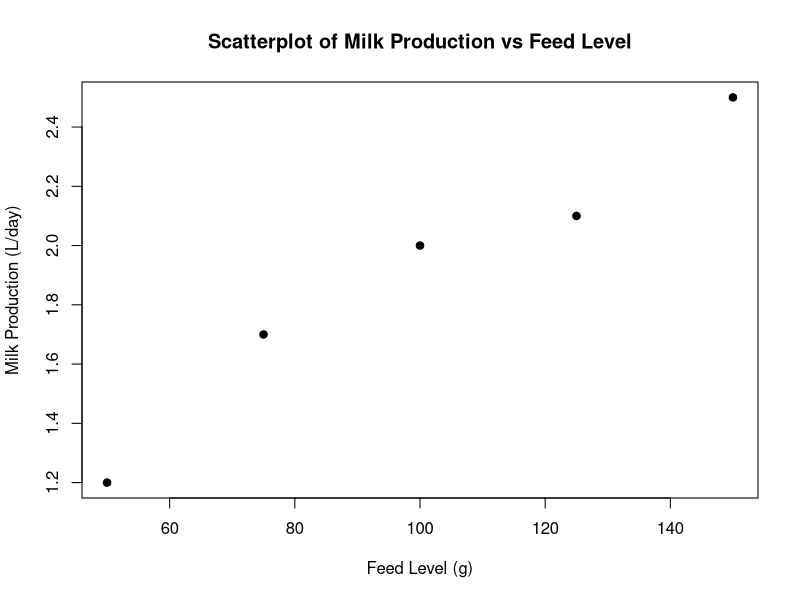
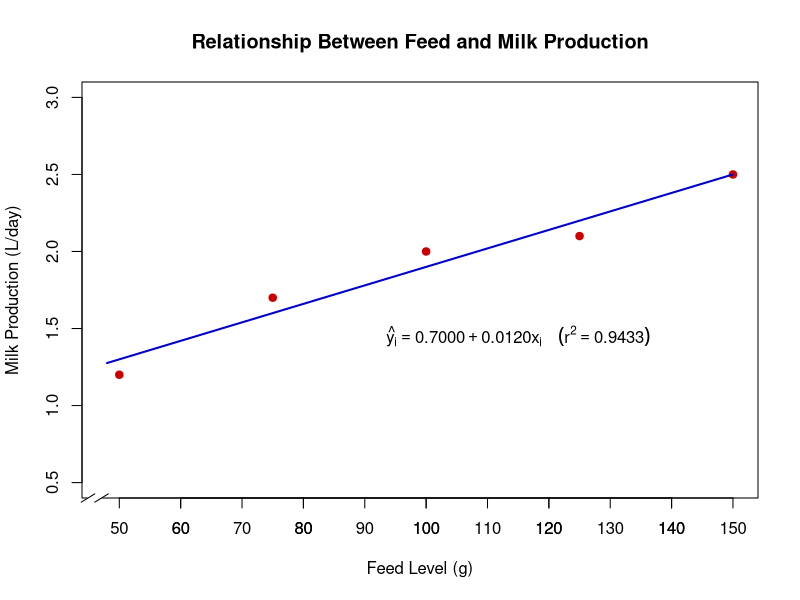
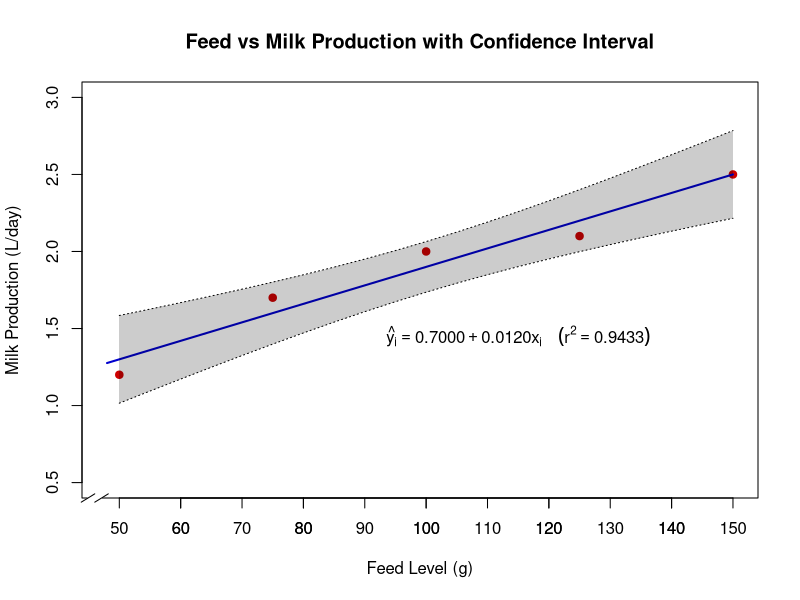
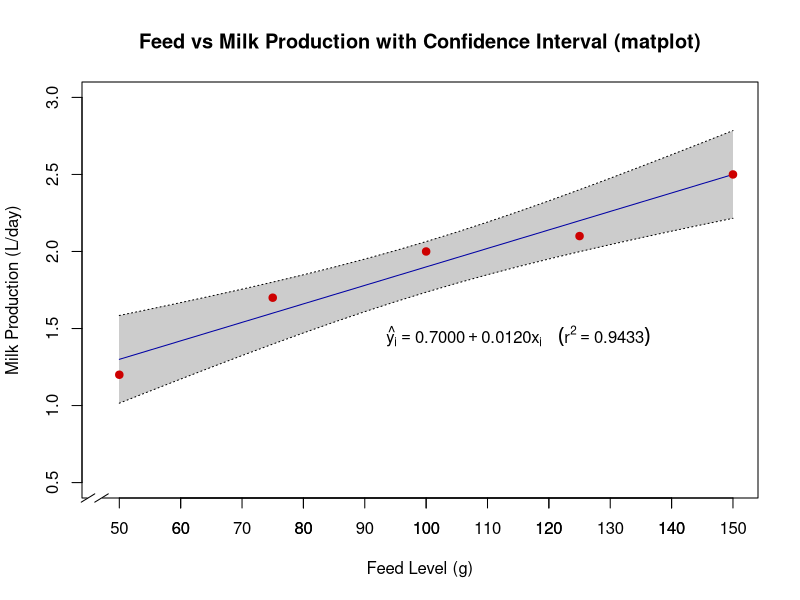

Generate these figures, in order, with R:
## ---- chunk 1
ls()  # List created objects
rm(list = ls())  # Remove all objects
ls()
## ---- chunk 2
x <- c(50, 75, 100, 125, 150)
y <- c(1.2, 1.7, 2.0, 2.1, 2.5)
goat <- data.frame(x, y)
goat
## ---- chunk 3
plot(y ~ x, pch = 19, data = goat,
     main = "Scatterplot of Milk Production vs Feed Level",
     xlab = "Feed Level (g)", ylab = "Milk Production (L/day)")

cor(goat)
## ---- chunk 4
fit1 <- lm(y ~ x)
summary(fit1)
anova(fit1)
fit1$fitted.values
fit1$res

## ---- chunk 5
shapiro.test(fit1$res)
## ---- chunk 6
fit2 <- lm(y ~ x)
summary(fit2)

R2 <- summary(fit2)$adj.r.squared; R2
anova(fit2)
coef(fit2)
confint(fit2)
## ---- chunk 7
QMResid <- anova(fit2)[2, 3]
CV <- 100 * sqrt(QMResid) / mean(y)
CV
## ---- chunk 8
plot(y ~ x, data = goat, pch = 19, col = "red3", 
     xlim = c(48, 150), ylim = c(0.5, 3),
     xlab = "Feed Level (g)", ylab = "Milk Production (L/day)",
     main = "Relationship Between Feed and Milk Production")

axis(1, xaxp = c(50, 150, 10))

# Axis break
require(plotrix)
axis.break(axis = 1, breakpos = 46, bgcol = "white", breakcol = "black",
           style = "slash", brw = 0.02)

# Add regression line
coef.m <- coef(fit2)
curve(coef.m[1] + coef.m[2] * x, add = TRUE, lty = 1, col = "blue3", lwd = 2)

# Equation and R²
co <- format(c(coef(fit2), R2), digits = 4)
text(115, 1.45, label = substitute(hat(y[i]) == b0 + b1 * x[i] ~~~~ (r^2 == r2),
                                   list(b0 = co[1], b1 = co[2], r2 = co[3])))

## ---- chunk 9
plot(y ~ x, data = goat, pch = 19, col = "red3", 
     xlim = c(48, 150), ylim = c(0.5, 3),
     xlab = "Feed Level (g)", ylab = "Milk Production (L/day)",
     main = "Feed vs Milk Production with Confidence Interval")

axis(1, xaxp = c(50, 150, 10))

require(plotrix)
axis.break(axis = 1, breakpos = 46, bgcol = "white", breakcol = "black",
           style = "slash", brw = 0.02)

curve(coef.m[1] + coef.m[2] * x, add = TRUE, lty = 1, col = "blue3", lwd = 2)

# Confidence intervals
xframe <- data.frame(x = seq(50, 150, by = 5))
xa <- xframe$x
ya <- predict(fit2, int = "c", newdata = xframe)

lines(xa, ya[, "lwr"], lty = 3)
lines(xa, ya[, "upr"], lty = 3)

coord <- data.frame(x = c(xa, rev(xa)), y = c(ya[, "lwr"], rev(ya[, "upr"])))
polygon(coord, border = NA, col = adjustcolor("black", alpha = 0.2))

text(115, 1.45, label = substitute(hat(y[i]) == b0 + b1 * x[i] ~~~~ (r^2 == r2),
                                   list(b0 = co[1], b1 = co[2], r2 = co[3])))

## ---- chunk 10
new <- data.frame(x = seq(50, 150, by = 5))
xh <- new$x
yh <- predict(fit2, int = "c", newdata = new)

matplot(xh, yh, lty = c(1, 3, 3), lwd = 1, col = c("blue3", 1, 1), type = "l",
        xlim = c(48, 150), ylim = c(0.5, 3),
        xlab = "Feed Level (g)", ylab = "Milk Production (L/day)",
        main = "Feed vs Milk Production with Confidence Interval (matplot)")

axis(1, xaxp = c(50, 150, 10))
require(plotrix)
axis.break(axis = 1, breakpos = 46, bgcol = "white", breakcol = "black",
           style = "slash", brw = 0.02)

coord <- data.frame(x = c(xh, rev(xh)), y = c(yh[, "lwr"], rev(yh[, "upr"])))
polygon(coord, border = NA, col = adjustcolor("black", alpha = 0.2))

text(115, 1.45, label = substitute(hat(y[i]) == b0 + b1 * x[i] ~~~~ (r^2 == r2),
                                   list(b0 = co[1], b1 = co[2], r2 = co[3])))

# Observed points
matplot(x, y, pch = 19, col = "red3", add = TRUE)
